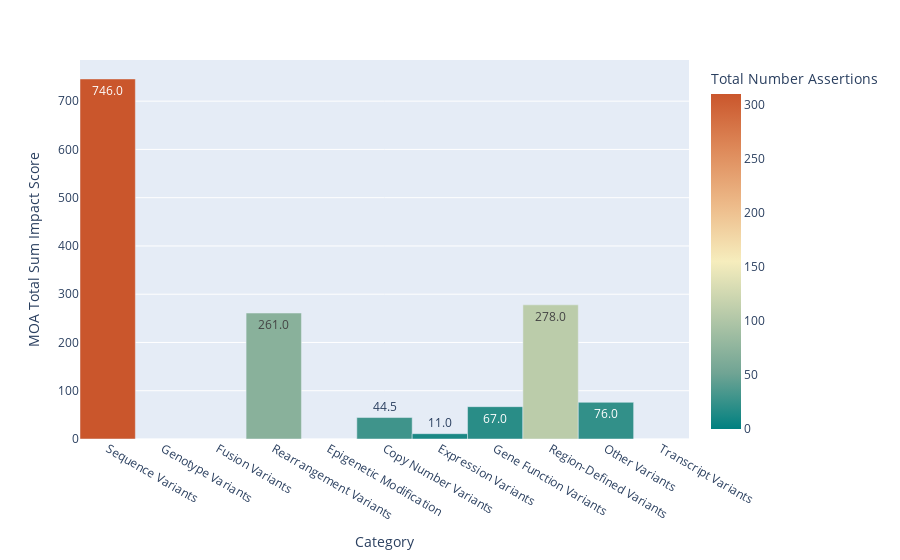

The notebook cell saved with this chart:
### Code cell
fig3 = px.bar(
    not_supported_feature_impact_df,
    x="Category",
    y="MOA Total Sum Impact Score",
    hover_data=["Total Number Assertions"],
    color="Total Number Assertions",
    labels={"MOA Total Sum Impact Score": "MOA Total Sum Impact Score"},
    text_auto=".1f",
    color_continuous_scale="geyser",
)
fig3.update_traces(width=1)
fig3.show()

### Figure 1 — Plotly figure (JSON) as saved in the notebook; plotly's stock layout.template omitted (floating-point values rounded to 4 significant figures)
{"data": [{"alignmentgroup": "True", "customdata": [[310], [0], [0], [71], [0], [29], [12], [19], [109], [23], [0]], "hovertemplate": "Category=%{x}<br>MOA Total Sum Impact Score=%{y}<br>Total Number Assertions=%{marker.color}<extra></extra>", "legendgroup": "", "marker": {"color": [310, 0, 0, 71, 0, 29, 12, 19, 109, 23, 0], "coloraxis": "coloraxis", "pattern": {"shape": ""}}, "name": "", "offsetgroup": "", "orientation": "v", "showlegend": false, "textposition": "auto", "texttemplate": "%{y:.1f}", "type": "bar", "width": 1, "x": ["Sequence Variants", "Genotype Variants", "Fusion Variants", "Rearrangement Variants", "Epigenetic Modification", "Copy Number Variants", "Expression Variants", "Gene Function Variants", "Region-Defined Variants", "Other Variants", "Transcript Variants"], "xaxis": "x", "y": [746, 0, 0, 261, 0, 44.5, 11, 67, 278, 76, 0], "yaxis": "y"}], "layout": {"barmode": "relative", "coloraxis": {"colorbar": {"title": {"text": "Total Number Assertions"}}, "colorscale": [[0, "rgb(0, 128, 128)"], [0.1667, "rgb(112, 164, 148)"], [0.3333, "rgb(180, 200, 168)"], [0.5, "rgb(246, 237, 189)"], [0.6667, "rgb(237, 187, 138)"], [0.8333, "rgb(222, 138, 90)"], [1, "rgb(202, 86, 44)"]]}, "legend": {"tracegroupgap": 0}, "margin": {"t": 60}, "xaxis": {"anchor": "y", "domain": [0, 1], "title": {"text": "Category"}}, "yaxis": {"anchor": "x", "domain": [0, 1], "title": {"text": "MOA Total Sum Impact Score"}}}}
